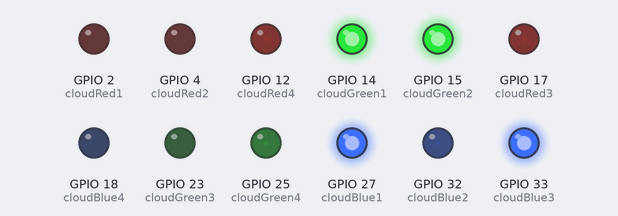
The program below on a simulated ESP32. Shown: output pins drawn as LEDs (lit = HIGH).

Above: at 0.1 s.
Timing chart, 0 to 1.6 s (numbered marks = the images above):
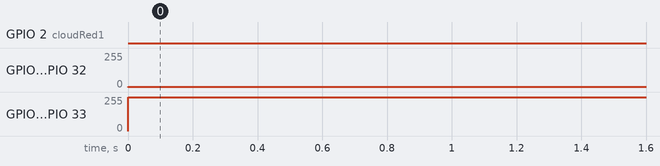

Measured:
- by itself, GPIO 12 (cloudRed4), GPIO 17 (cloudRed3), GPIO 25 (cloudGreen4), GPIO 32 (cloudBlue2): 0/255 → 1/255 at 0.00 s
- by itself, GPIO 14 (cloudGreen1): 0/255 → 255/255 at 0.00 s
- by itself, GPIO 15 (cloudGreen2), GPIO 27 (cloudBlue1), GPIO 33 (cloudBlue3): LOW → HIGH at 0.00 s

The program:

main.cpp
```cpp
#include <Arduino.h>
#include <Wire.h>

#if 1

// CLOUD STUFF //

struct cloudGroup {
  // Values
  int redVal;
  int blueVal;
  int greenVal;

  int redLedChannel;
  int greenLedChannel;
  int blueLedChannel;
} cloudGroup1, cloudGroup2, cloudGroup3, cloudGroup4, cloudGroup5;

// Pins for controlling the clouds
const int cloudRed1   = 2;
const int cloudRed2   = 4;
const int cloudRed3   = 17;
const int cloudRed4   = 12;
const int cloudRed5   = 13;
const int cloudGreen1 = 14;
const int cloudGreen2 = 15;
const int cloudGreen3 = 23;
const int cloudGreen4 = 25;
const int cloudGreen5 = 26;
const int cloudBlue1  = 27;
const int cloudBlue2  = 32;
const int cloudBlue3  = 33;
const int cloudBlue4  = 18;
const int cloudBlue5  = 19;

// setting PWM properties
int delayTime = 20;
const int freq = 1000;
const int resolution = 8;

// Set up LED PWM Channels
const int ledChannel1  = 1;
const int ledChannel2  = 2;
const int ledChannel3  = 3;
const int ledChannel4  = 4;
const int ledChannel5  = 5;
const int ledChannel6  = 6;
const int ledChannel7  = 7;
const int ledChannel8  = 8;
const int ledChannel9  = 9;
const int ledChannel10 = 10;
const int ledChannel11 = 11;
const int ledChannel12 = 12;
const int ledChannel13 = 13;
const int ledChannel14 = 14;
const int ledChannel15 = 15;


// STAR STUFF //


void setup(){
  Serial.begin(115200);


  // CLOUD STUFF //

  // configure LED PWM functionalitites
  ledcSetup(ledChannel1, freq, resolution);
  ledcSetup(ledChannel2, freq, resolution);
  ledcSetup(ledChannel3, freq, resolution);
  ledcSetup(ledChannel4, freq, resolution);
  ledcSetup(ledChannel5, freq, resolution);
  ledcSetup(ledChannel6, freq, resolution);
  ledcSetup(ledChannel7, freq, resolution);
  ledcSetup(ledChannel8, freq, resolution);
  ledcSetup(ledChannel9, freq, resolution);
  ledcSetup(ledChannel10, freq, resolution);
  ledcSetup(ledChannel11, freq, resolution);
  ledcSetup(ledChannel12, freq, resolution);
  ledcSetup(ledChannel13, freq, resolution);
  ledcSetup(ledChannel14, freq, resolution);
  ledcSetup(ledChannel15, freq, resolution);

  // Group one
  cloudGroup1.redVal = 0;
  cloudGroup1.greenVal = 0;
  cloudGroup1.blueVal = 0;
  cloudGroup1.redLedChannel = ledChannel1;
  cloudGroup1.greenLedChannel = ledChannel2;
  cloudGroup1.blueLedChannel = ledChannel3;
  ledcAttachPin(cloudRed1, cloudGroup1.redLedChannel);
  ledcAttachPin(cloudGreen1, cloudGroup1.greenLedChannel);
  ledcAttachPin(cloudBlue1, cloudGroup1.blueLedChannel);

  // Group two
  cloudGroup2.redVal = 0;
  cloudGroup2.greenVal = 0;
  cloudGroup2.blueVal = 0;
  cloudGroup2.redLedChannel = ledChannel4;
  cloudGroup2.greenLedChannel = ledChannel5;
  cloudGroup2.blueLedChannel = ledChannel6;
  ledcAttachPin(cloudRed2, cloudGroup2.redLedChannel);
  ledcAttachPin(cloudGreen2, cloudGroup2.greenLedChannel);
  ledcAttachPin(cloudBlue2, cloudGroup2.blueLedChannel);

  // Group three
  cloudGroup3.redVal = 0;
  cloudGroup3.greenVal = 0;
  cloudGroup3.blueVal = 0;
  cloudGroup3.redLedChannel = ledChannel7;
  cloudGroup3.greenLedChannel = ledChannel8;
  cloudGroup3.blueLedChannel = ledChannel9;
  ledcAttachPin(cloudRed3, cloudGroup3.redLedChannel);
  ledcAttachPin(cloudGreen3, cloudGroup3.greenLedChannel);
  ledcAttachPin(cloudBlue3, cloudGroup3.blueLedChannel);

  // Group four
  cloudGroup4.redVal = 0;
  cloudGroup4.greenVal = 0;
  cloudGroup4.blueVal = 0;
  cloudGroup4.redLedChannel = ledChannel10;
  cloudGroup4.greenLedChannel = ledChannel11;
  cloudGroup4.blueLedChannel = ledChannel12;
  ledcAttachPin(cloudRed4, cloudGroup4.redLedChannel);
  ledcAttachPin(cloudGreen4, cloudGroup4.greenLedChannel);
  ledcAttachPin(cloudBlue4, cloudGroup4.blueLedChannel);

  // Group five
  cloudGroup5.redVal = 0;
  cloudGroup5.greenVal = 0;
  cloudGroup5.blueVal = 0;
  cloudGroup5.redLedChannel = ledChannel13;
  cloudGroup5.greenLedChannel = ledChannel14;
  cloudGroup5.blueLedChannel = ledChannel15;
  ledcAttachPin(cloudRed1, cloudGroup5.redLedChannel);
  ledcAttachPin(cloudGreen1, cloudGroup5.greenLedChannel);
  ledcAttachPin(cloudBlue1, cloudGroup5.blueLedChannel);
}

void changeColor(cloudGroup *cloudGroupN, bool increment, int redVal, int greenVal, int blueVal){

  if (increment==true){
    cloudGroupN->redVal = (cloudGroupN->redVal + redVal) % 256;
    cloudGroupN->greenVal = (cloudGroupN->greenVal + greenVal) % 256;
    cloudGroupN->blueVal = (cloudGroupN->blueVal + blueVal) % 256;
  } else {
    cloudGroupN->redVal = redVal;
    cloudGroupN->greenVal = greenVal;
    cloudGroupN->blueVal = blueVal;
  }

  ledcWrite(cloudGroupN->redLedChannel, redVal);
  ledcWrite(cloudGroupN->greenLedChannel, greenVal);
  ledcWrite(cloudGroupN->blueLedChannel, blueVal);
}


void loop() {

  // CLOUD STUFF //

  for( int i = 0 ; i < 255 ; i += 1 ){
    changeColor(&cloudGroup1, true, -1, 1, 0);
    changeColor(&cloudGroup2, true, 0, -1, 1);
    changeColor(&cloudGroup3, true, 1, 0, -1);
    changeColor(&cloudGroup4, true, 1, 1, 0);
    changeColor(&cloudGroup5, true, 0, -1, -1);
    delay(delayTime);
  }
}

#else

// --------------------------------------
// i2c_scanner
//
// Modified from https://playground.arduino.cc/Main/I2cScanner/
// --------------------------------------

#include <Wire.h>

// Set I2C bus to use: Wire, Wire1, etc.
#define WIRE Wire

void setup() {
  WIRE.begin();

  Serial.begin(115200);
  while (!Serial)
     delay(10);
  Serial.println("\nI2C Scanner");
}


void loop() {
  byte error, address;
  int nDevices;

  Serial.println("Scanning...");

  nDevices = 0;
  for(address = 1; address < 127; address++ )
  {
    // The i2c_scanner uses the return value of
    // the Write.endTransmisstion to see if
    // a device did acknowledge to the address.
    WIRE.beginTransmission(address);
    error = WIRE.endTransmission();

    if (error == 0)
    {
      Serial.print("I2C device found at address 0x");
      if (address<16)
        Serial.print("0");
      Serial.print(address,HEX);
      Serial.println("  !");

      nDevices++;
    }
    else if (error==4)
    {
      Serial.print("Unknown error at address 0x");
      if (address<16)
        Serial.print("0");
      Serial.println(address,HEX);
    }
  }
  if (nDevices == 0)
    Serial.println("No I2C devices found\n");
  else
    Serial.println("done\n");

  delay(5000);           // wait 5 seconds for next scan
}

#endif
```

main_copy.cpp
```cpp
#include <Arduino.h>
#include <Wire.h>

#if 1

const int ledPin0 = 17;
const int ledPin1 = 23;
const int ledPin2 = 33;

int redVal;
int blueVal;
int greenVal;
int delayTime = 20;

// setting PWM properties
const int freq = 1000;
const int ledChannel0 = 0;
const int ledChannel1 = 1;
const int ledChannel2 = 2;
const int resolution = 8;

void setup(){
  Serial.begin(115200);

  // configure LED PWM functionalitites
  ledcSetup(ledChannel0, freq, resolution);
  ledcSetup(ledChannel1, freq, resolution);
  ledcSetup(ledChannel2, freq, resolution);

  // attach the channel to the GPIO to be controlled
  ledcAttachPin(ledPin0, ledChannel0);
  ledcAttachPin(ledPin1, ledChannel1);
  ledcAttachPin(ledPin2, ledChannel2);
}

void changeColor(int redVal, int greenVal, int blueVal){
  ledcWrite(ledChannel0, 255 - greenVal);
  ledcWrite(ledChannel1, 255 - redVal);
  ledcWrite(ledChannel2, 255 - blueVal);

  Serial.print("Color: 0x");
  Serial.println(String(blueVal << 16 + greenVal << 8 + redVal, HEX));

  delay(delayTime);
}


void loop() {

  int redVal = 255;
  int blueVal = 0;
  int greenVal = 0;
  for( int i = 0 ; i < 255 ; i += 1 ){
    greenVal += 1;
    redVal -= 1;
    changeColor(redVal, greenVal, blueVal);
  }

  redVal = 0;
  blueVal = 0;
  greenVal = 255;
  for( int i = 0 ; i < 255 ; i += 1 ){
    blueVal += 1;
    greenVal -= 1;
    changeColor(redVal, greenVal, blueVal);
  }

  redVal = 0;
  blueVal = 255;
  greenVal = 0;
  for( int i = 0 ; i < 255 ; i += 1 ){
    redVal += 1;
    blueVal -= 1;
    changeColor(redVal, greenVal, blueVal);
  }
}

#else

// --------------------------------------
// i2c_scanner
//
// Modified from https://playground.arduino.cc/Main/I2cScanner/
// --------------------------------------

#include <Wire.h>

// Set I2C bus to use: Wire, Wire1, etc.
#define WIRE Wire

void setup() {
  WIRE.begin();

  Serial.begin(115200);
  while (!Serial)
     delay(10);
  Serial.println("\nI2C Scanner");
}


void loop() {
  byte error, address;
  int nDevices;

  Serial.println("Scanning...");

  nDevices = 0;
  for(address = 1; address < 127; address++ )
  {
    // The i2c_scanner uses the return value of
    // the Write.endTransmisstion to see if
    // a device did acknowledge to the address.
    WIRE.beginTransmission(address);
    error = WIRE.endTransmission();

    if (error == 0)
    {
      Serial.print("I2C device found at address 0x");
      if (address<16)
        Serial.print("0");
      Serial.print(address,HEX);
      Serial.println("  !");

      nDevices++;
    }
    else if (error==4)
    {
      Serial.print("Unknown error at address 0x");
      if (address<16)
        Serial.print("0");
      Serial.println(address,HEX);
    }
  }
  if (nDevices == 0)
    Serial.println("No I2C devices found\n");
  else
    Serial.println("done\n");

  delay(5000);           // wait 5 seconds for next scan
}

#endif
```
